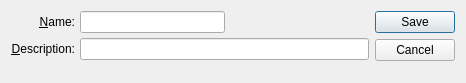
<?xml version="1.0" encoding="UTF-8"?>
<ui version="4.0">
 <comment>This file is part of the xTuple ERP: PostBooks Edition, a free and
open source Enterprise Resource Planning software suite,
Copyright (c) 1999-2010 by OpenMFG LLC, d/b/a xTuple.
It is licensed to you under the Common Public Attribution License
version 1.0, the full text of which (including xTuple-specific Exhibits)
is available at www.xtuple.com/CPAL.  By using this software, you agree
to be bound by its terms.</comment>
 <class>opportunitySource</class>
 <widget class="QDialog" name="opportunitySource">
  <property name="geometry">
   <rect>
    <x>0</x>
    <y>0</y>
    <width>466</width>
    <height>83</height>
   </rect>
  </property>
  <property name="windowTitle">
   <string>Opportunity Source</string>
  </property>
  <layout class="QGridLayout" name="gridLayout">
   <item row="0" column="0">
    <layout class="QVBoxLayout">
     <property name="spacing">
      <number>0</number>
     </property>
     <item>
      <layout class="QHBoxLayout">
       <property name="spacing">
        <number>5</number>
       </property>
       <item>
        <layout class="QVBoxLayout">
         <property name="spacing">
          <number>5</number>
         </property>
         <item>
          <widget class="QLabel" name="_nameLit">
           <property name="text">
            <string>&amp;Name:</string>
           </property>
           <property name="alignment">
            <set>Qt::AlignRight|Qt::AlignTrailing|Qt::AlignVCenter</set>
           </property>
           <property name="buddy">
            <cstring>_name</cstring>
           </property>
          </widget>
         </item>
         <item>
          <widget class="QLabel" name="_descriptionLit">
           <property name="text">
            <string>&amp;Description:</string>
           </property>
           <property name="alignment">
            <set>Qt::AlignRight|Qt::AlignTrailing|Qt::AlignVCenter</set>
           </property>
           <property name="buddy">
            <cstring>_description</cstring>
           </property>
          </widget>
         </item>
        </layout>
       </item>
       <item>
        <layout class="QVBoxLayout">
         <property name="spacing">
          <number>5</number>
         </property>
         <item>
          <layout class="QHBoxLayout">
           <property name="spacing">
            <number>0</number>
           </property>
           <item>
            <widget class="XLineEdit" name="_name"/>
           </item>
           <item>
            <spacer>
             <property name="orientation">
              <enum>Qt::Horizontal</enum>
             </property>
             <property name="sizeType">
              <enum>QSizePolicy::Expanding</enum>
             </property>
             <property name="sizeHint" stdset="0">
              <size>
               <width>20</width>
               <height>20</height>
              </size>
             </property>
            </spacer>
           </item>
          </layout>
         </item>
         <item>
          <widget class="XLineEdit" name="_description"/>
         </item>
        </layout>
       </item>
      </layout>
     </item>
     <item>
      <spacer>
       <property name="orientation">
        <enum>Qt::Vertical</enum>
       </property>
       <property name="sizeType">
        <enum>QSizePolicy::Expanding</enum>
       </property>
       <property name="sizeHint" stdset="0">
        <size>
         <width>347</width>
         <height>0</height>
        </size>
       </property>
      </spacer>
     </item>
    </layout>
   </item>
   <item row="0" column="1">
    <widget class="QDialogButtonBox" name="_buttonBox">
     <property name="orientation">
      <enum>Qt::Vertical</enum>
     </property>
     <property name="standardButtons">
      <set>QDialogButtonBox::Cancel|QDialogButtonBox::Save</set>
     </property>
    </widget>
   </item>
  </layout>
 </widget>
 <layoutdefault spacing="6" margin="11"/>
 <pixmapfunction>qPixmapFromMimeSource</pixmapfunction>
 <customwidgets>
  <customwidget>
   <class>XLineEdit</class>
   <extends>QLineEdit</extends>
   <header>xlineedit.h</header>
   <container>1</container>
  </customwidget>
 </customwidgets>
 <tabstops>
  <tabstop>_name</tabstop>
  <tabstop>_description</tabstop>
 </tabstops>
 <resources/>
 <connections/>
</ui>
